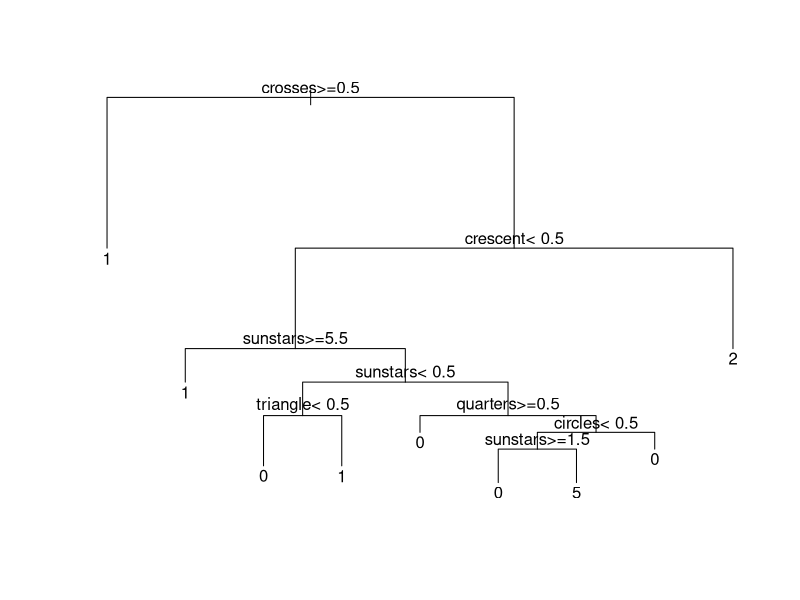
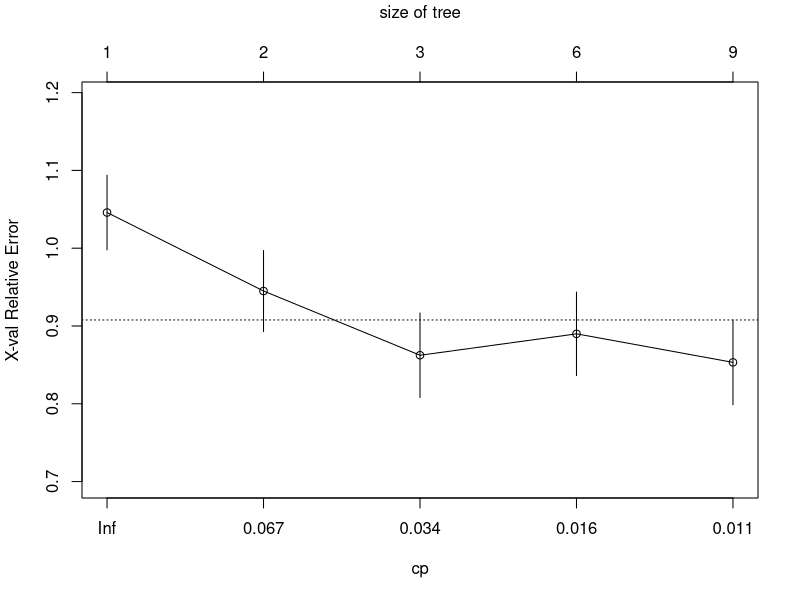
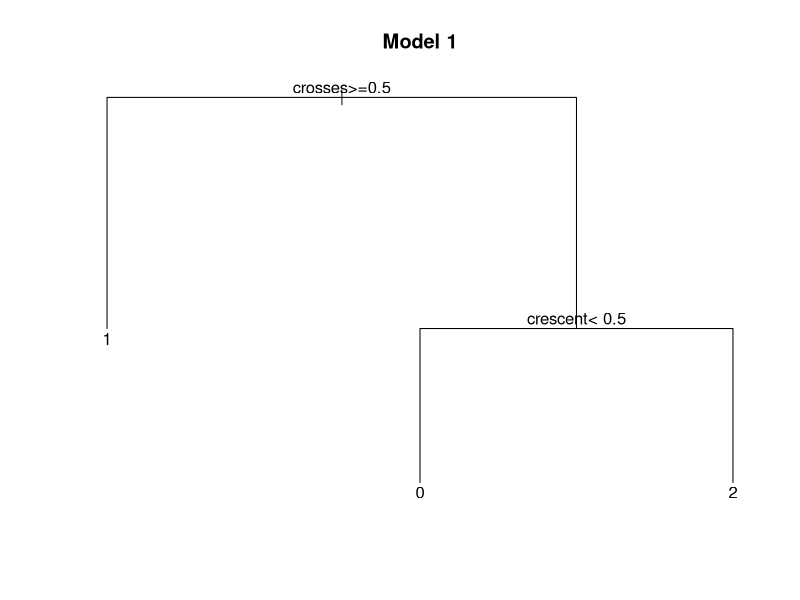
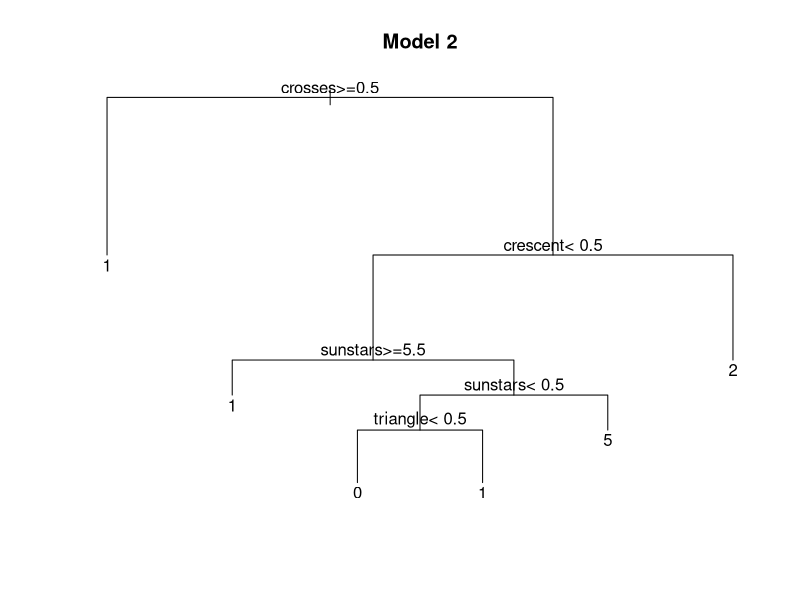

These figures' R source, in order:
setwd("C:/Users/Alfonso/Desktop/JOM/Introduction_Machine_Learnin_TeamLeada/Classification_Trees")

##############################
#Supervised Machine Learning##
##############################
# search for patterns in labeled data to produce a model to make predictions 
#on future unlabeled data.

#Data-> Flag data taken from UC Irvine Machine Learning database.

data<-read.csv('flag_data.csv',header=T)

#Split Data 
traindata <- data[1:150, ]
testdata <- data[151:194, -6]

#Install and load packages. 
install.packages('rpart')
library('rpart')

#Idea of the Model-> Predict RELIGION of a country. 

#####################
#Clasification Trees#
#####################

#Advantages: 
#- Little data preparation and cleaning and specifically can be used with missing data
#- Easy to interpret and explain to others!

#Building a Model: 

model<-rpart(religion~circles+crosses+saltires+quarters+sunstars+crescent+triangle,data=traindata,method='class',control=rpart.control(minsplit=10))

#Method=class-> Because our response variable is a classification of religion categories. 

quiz_model<-rpart(religion~landmass+population+language,data=traindata,method='class')

#model in text form 
model 

#plot model 
plot(model)
text(model)

##################
#CROSS-VALIDATION#
##################

#This is done multiple times to prevent variability

#Create a subset on the training data 
subset<-traindata[1:10,-7]
train_subset<-traindata[11:150,]

subset_two <- traindata[11:20, ]
#Save the religions of subset into subset_religions. 

subset_religions<-traindata[1:10,7]
subset_religions2<-traindata[11:20, 7]

#Build a model-> Build model on the rest of the training_Data
cv_model<-rpart(religion~circles+crosses+saltires+quarters+sunstars+crescent+triangle,data=train_subset,method='class',control=rpart.control(minsplit=10))

#Make Predictions on subset data. 
cv_predictions<-predict(cv_model,newdata=subset,type='class')

cv_predictions_two<-predict(cv_model,newdata=subset_two,type='class')

cv_predictions<-as.vector(cv_predictions)

cv_predictions_two<-as.vector(cv_predictions_two)

#ACCURATE 
# we cross-validate our results by performing matching and sum the boolean vector.
sum(cv_predictions==subset_religions)

sum(cv_predictions_two==subset_religions2)

######################
#Complexity Parameter#
######################

#Cp-> panalizing cost for a larger tree. 
#Idea_ There exist a pruned tree which minimizes the tradeoff between classification error and tree complexity. 
#You must build a model tree and the prune it selecting the appropiate complexity parameter. 
#Doing the above should give the lowest cross-validated error and the simplest tree. 

#Function printcp()-> pick the optimal complexity parameter and number of tree splits. 

#explanation of naswer-> The lowest 'xerror' is 0.82569, however since 0.82569+0.05504>0.82569 we select a simpler tree. 

printcp(model)
#We can also prune our tree graphically with the plotcp() function
plotcp(model)

#To prume model we use prune() function. 
prune_model<-prune(model,cp=.034)
plot(prune_model,main="Model 1")
text(prune_model)

prune_model_two<-prune(model,cp=.0214)
plot(prune_model_two,main='Model 2')
text(prune_model_two)

#Important Question to ask: 
#Do you want to have a simpler tree to avoid overfitting?
#Or
#Do you want to have a more complex tree to avoid missclassification error?
